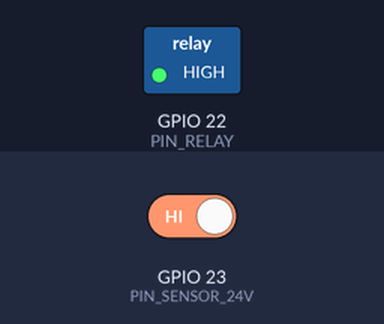
Bench run of a sketch on a simulated ESP32. Parts: switched loads named in the sketch (green lamp = pin HIGH). Inputs (shaded band) come from the test bench; at power-on: GPIO 23 (PIN_SENSOR_24V) HIGH. WiFi joins after 1.5 s; servers stay silent unless stated; the local clock reads 2024-03-15 10:24:30 at power-on unless the sketch sets it; no MQTT or app messages arrive unless stated; what the sketch prints to the serial monitor is not drawn.

Above: at 2.7 s.
2.8 s: GPIO 23 (PIN_SENSOR_24V) driven LOW
At 4.3 s:
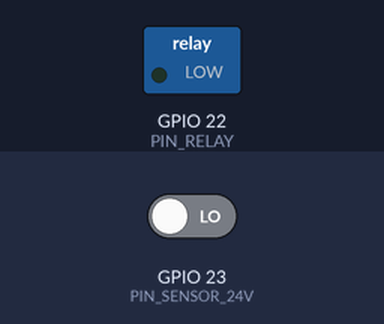
5.8 s: GPIO 23 (PIN_SENSOR_24V) driven HIGH
At 6.8 s:
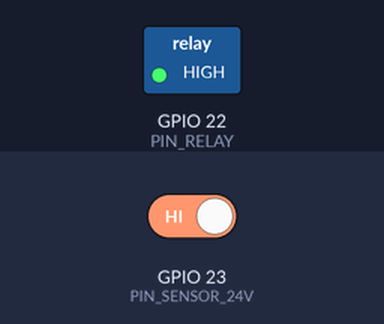
Timing chart, 0 to 8.8 s (numbered marks = the images above; inputs shaded):
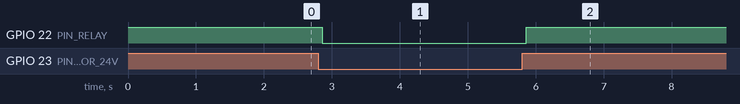

Measured:
- after the input at 2.8 s, GPIO 22 (PIN_RELAY): HIGH → LOW after 0.06 s
- after the input at 5.8 s, GPIO 22 (PIN_RELAY): LOW → HIGH after 0.06 s

The sketch:

door.ino
```cpp
#include <WiFi.h>
#include <PubSubClient.h>
#include <ArduinoJson.h>
#include <time.h>

#define WIFI_SSID   ""
#define WIFI_PASS   ""
#define BROKER_IP   "192.168.1.42"
#define BROKER_PORT 1883
#define DEVICE_ID   "esp-door-01"
#define FW_VERSION  "1.0.3"

// Chân đọc module 817
const int PIN_SENSOR_24V = 23;
// Chân điều khiển Relay
const int PIN_RELAY = 22;

// Kích mức thấp tương đương với bật
const bool RELAY_ACTIVE_LOW = true;

#define HEALTH_INTERVAL_MS 3000

WiFiClient espClient;
PubSubClient mqtt(espClient);

// Topics MQTT
String tCmdOpen      = String("doorlock/") + DEVICE_ID + "/cmd/open";
String tCmdResp      = String("doorlock/") + DEVICE_ID + "/cmd/response";
String tEventHealth  = String("doorlock/") + DEVICE_ID + "/event/health";

unsigned long lastHealth = 0;
unsigned long lastSensorRead = 0;

bool sensorActive = false;      // Có điện 24V hay không
bool mqttCommandState = false;

time_t nowTs() {
  return time(nullptr);
}

void ntpSync() {
  configTime(7*3600, 0, "pool.ntp.org", "time.google.com"); // GMT+7
  Serial.print("Sync NTP");
  for (int i=0; i<20 && nowTs() < 100000; i++) { delay(500); Serial.print("."); }
  Serial.println();
}

void setRelay(bool stateOn) {
  if (stateOn) {
    digitalWrite(PIN_RELAY, RELAY_ACTIVE_LOW ? LOW : HIGH);
  } else {
    digitalWrite(PIN_RELAY, RELAY_ACTIVE_LOW ? HIGH : LOW);
  }
}

void updateOutputState() {
  // Bật nếu có tín hiệu từ 1 trong 2 nguồn
  bool shouldBeOn = sensorActive || mqttCommandState;
  setRelay(shouldBeOn);
  Serial.print("Sensor: "); Serial.print(sensorActive);
  Serial.print(" | MQTT Cmd: "); Serial.print(mqttCommandState);
  Serial.print(" -> Output: "); Serial.println(shouldBeOn ? "ON" : "OFF");
}

void wifiConnect() {
  WiFi.mode(WIFI_STA);
  WiFi.begin(WIFI_SSID, WIFI_PASS);
  Serial.print("WiFi connecting");
  while (WiFi.status() != WL_CONNECTED) { delay(500); Serial.print("."); }
  Serial.println("\nWiFi OK, IP: " + WiFi.localIP().toString());
}

void publishJson(const String& topic, const JsonDocument& doc, bool retained=false) {
  String payload;
  serializeJson(doc, payload);
  mqtt.publish(topic.c_str(), payload.c_str(), retained);
}

void sendResponse(const char* lockValue) {
  StaticJsonDocument<256> doc;
  doc["ts"] = (long)nowTs();
  doc["v"]  = 1;
  JsonObject data = doc.createNestedObject("data");
  data["lock1"] = lockValue;
  JsonObject meta = doc.createNestedObject("meta");
  meta["fw"] = FW_VERSION;
  publishJson(tCmdResp, doc, false);
}

void sendHealth() {
  StaticJsonDocument<512> doc;
  doc["ts"] = (long)nowTs();
  doc["v"]  = 1;
  JsonObject data = doc.createNestedObject("data");
  int currentPinState = digitalRead(PIN_RELAY);
  bool isRelayOn;

  if (RELAY_ACTIVE_LOW) {
    isRelayOn = (currentPinState == LOW);
  } else {
    isRelayOn = (currentPinState == HIGH);
  }

  data["lock1"] = isRelayOn ? "on" : "off";

  doc["status"] = "on"; // Trạng thái thiết bị online

  JsonObject debug = doc.createNestedObject("debug");
  debug["sensor_24v"] = sensorActive;
  debug["mqtt_cmd"] = mqttCommandState;

  JsonArray acc = doc.createNestedArray("access_uuid");
  acc.add("123456");
  JsonObject meta = doc.createNestedObject("meta");
  meta["fw"] = FW_VERSION;

  publishJson(tEventHealth, doc, true);
}

void onMqttMessage(char* topic, byte* payload, unsigned int len) {
  StaticJsonDocument<256> doc;
  DeserializationError err = deserializeJson(doc, payload, len);
  if (err) { Serial.println("JSON error"); return; }

  if (String(topic) == tCmdOpen) {
    const char* lock1 = doc["command"]["lock1"] | "";

    if (strcmp(lock1, "on") == 0) {
      Serial.println("MQTT Command: ON");
      mqttCommandState = true; // Cập nhật biến trạng thái MQTT
      sendResponse("on");
    } else if (strcmp(lock1, "off") == 0) {
      Serial.println("MQTT Command: OFF");
      mqttCommandState = false; // Cập nhật biến trạng thái MQTT
      sendResponse("off");
    }
    updateOutputState();
  }
}

bool mqttConnectWithWill() {
  StaticJsonDocument<256> will;
  will["ts"] = (long)nowTs();
  will["v"]  = 1;
  JsonObject data = will.createNestedObject("data");
  data["lock1"] = "off";
  will["status"] = "off";
  JsonObject meta = will.createNestedObject("meta");
  meta["fw"] = FW_VERSION;

  String willPayload;
  serializeJson(will, willPayload);
  return mqtt.connect(
    DEVICE_ID,
    tEventHealth.c_str(), 0, true, willPayload.c_str()
  );
}

void mqttReconnect() {
  while (!mqtt.connected()) {
    Serial.print("MQTT connecting...");
    if (mqttConnectWithWill()) {
      Serial.println("connected");
      mqtt.subscribe(tCmdOpen.c_str(), 1);
      sendHealth();
    } else {
      Serial.print(" failed rc="); Serial.println(mqtt.state());
      delay(2000);
    }
  }
}

void setup() {
  Serial.begin(115200);
  pinMode(PIN_SENSOR_24V, INPUT_PULLUP);

  pinMode(PIN_RELAY, OUTPUT);
  setRelay(false);

  wifiConnect();
  ntpSync();

  mqtt.setServer(BROKER_IP, BROKER_PORT);
  mqtt.setCallback(onMqttMessage);
}

void loop() {
  if (!mqtt.connected()) mqttReconnect();
  mqtt.loop();

  if (millis() - lastSensorRead >= 100) {
    lastSensorRead = millis();

    int sensorVal = digitalRead(PIN_SENSOR_24V);
    bool currentSensorState = (sensorVal == LOW);

    if (sensorActive != currentSensorState) {
       sensorActive = currentSensorState;
       if (sensorActive) Serial.println("Phát hiện 24V từ Sensor!");
       else Serial.println("Mất tín hiệu 24V từ Sensor.");

       updateOutputState();
    }
  }

  // 3. Gửi Health Check định kỳ
  if (millis() - lastHealth >= HEALTH_INTERVAL_MS) {
    lastHealth = millis();
    sendHealth();
  }
}
```
